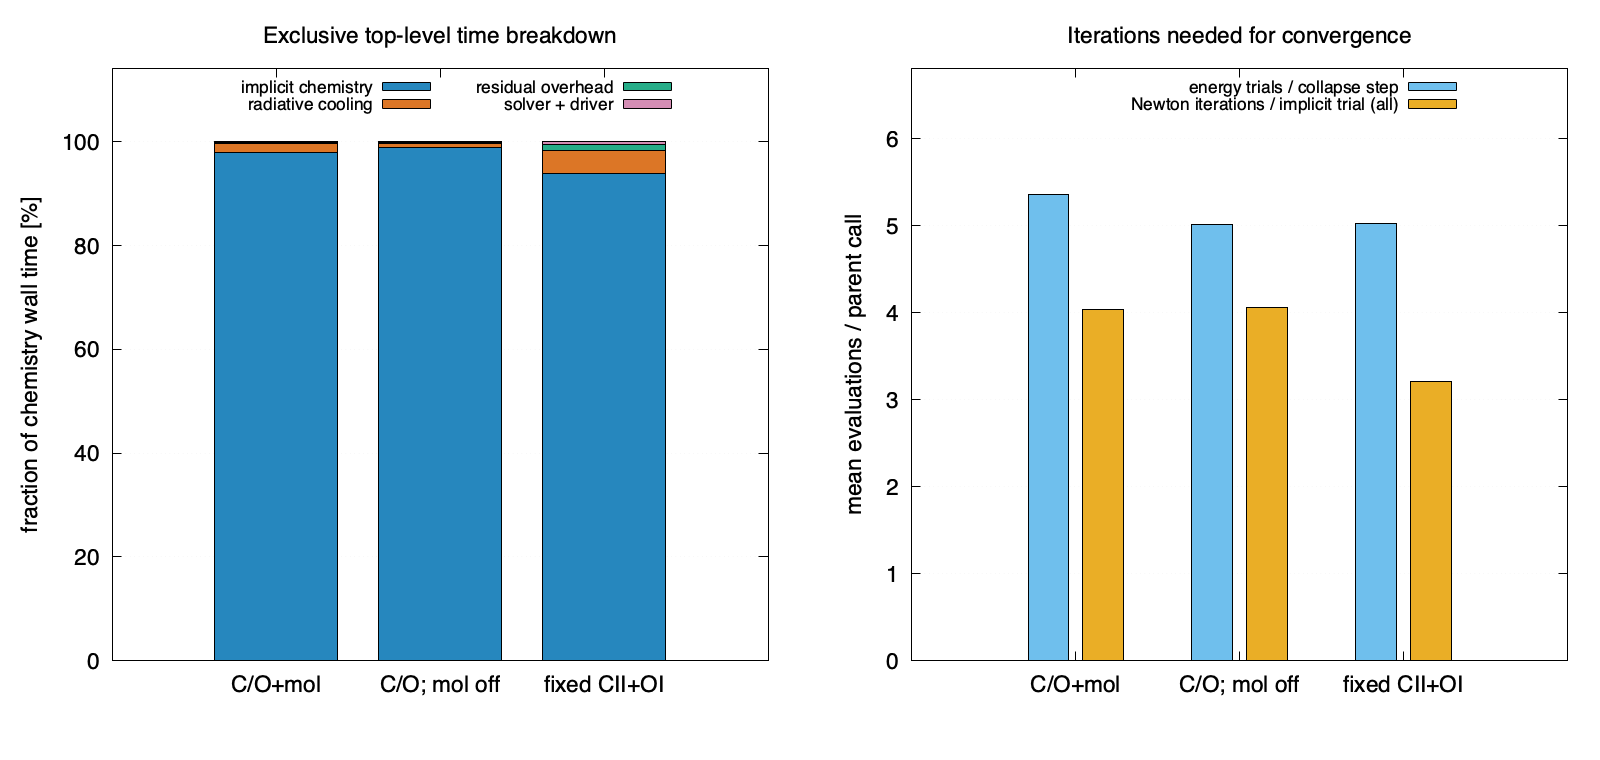

Generate this figure with gnuplot:
set terminal pngcairo size 1600,760 enhanced font "Helvetica,17"
set output "figures/three_model_performance_comparison.png"
set multiplot layout 1,2 margins 0.07,0.98,0.13,0.91 spacing 0.09,0.04
set style data histograms
set style histogram rowstacked
set style fill solid 0.85 border -1
set boxwidth 0.75
set grid ytics back lc rgb "#dddddd"
set yrange [0:114]
set ylabel "fraction of chemistry wall time [%]"
set key inside top center horizontal font ",13"
set title "Exclusive top-level time breakdown"
plot "figures/three_model_performance_comparison.dat" using 2:xtic(1) title "implicit chemistry" lc rgb "#0072B2", \
     "" using 3 title "radiative cooling" lc rgb "#D55E00", \
     "" using 4 title "residual overhead" lc rgb "#009E73", \
     "" using 5 title "solver + driver" lc rgb "#CC79A7"

set style histogram clustered gap 1
set yrange [0:6.8]
set ylabel "mean evaluations / parent call"
set key inside top center horizontal font ",13"
set title "Iterations needed for convergence"
plot "figures/three_model_performance_comparison.dat" using 6:xtic(1) title "energy trials / collapse step" lc rgb "#56B4E9", \
     "" using 7 title "Newton iterations / implicit trial (all)" lc rgb "#E69F00"
unset multiplot
